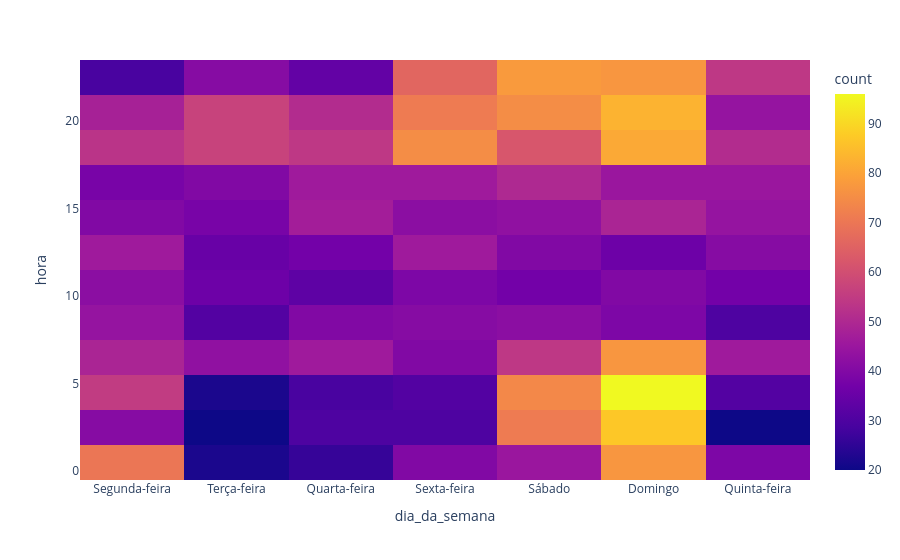

Notebook code cell kept with this figure:
### Code cell
sinistros.filter(f.col('hora').isNotNull() & (f.col('fatalidade') == 1)) \
    .select('dia_da_semana', 'hora', 'fatalidade') \
.toPandas().plot(x='dia_da_semana', y='hora', kind='density_heatmap')

### Figure 1 — Plotly figure (JSON) as saved in the notebook; plotly's stock layout.template omitted (floating-point values rounded to 4 significant figures; data arrays with more than 128 entries replaced by an {"elided": "..."} marker saying what was removed)
{"data": [{"coloraxis": "coloraxis", "hovertemplate": "dia_da_semana=%{x}<br>hora=%{y}<br>count=%{z}<extra></extra>", "name": "", "type": "histogram2d", "x": {"elided": "3977 str values"}, "xaxis": "x", "xbingroup": "x", "y": {"elided": "3977 int values"}, "yaxis": "y", "ybingroup": "y"}], "layout": {"coloraxis": {"colorbar": {"title": {"text": "count"}}, "colorscale": [[0, "#0d0887"], [0.1111, "#46039f"], [0.2222, "#7201a8"], [0.3333, "#9c179e"], [0.4444, "#bd3786"], [0.5556, "#d8576b"], [0.6667, "#ed7953"], [0.7778, "#fb9f3a"], [0.8889, "#fdca26"], [1, "#f0f921"]]}, "legend": {"tracegroupgap": 0}, "margin": {"t": 60}, "xaxis": {"anchor": "y", "domain": [0, 1], "title": {"text": "dia_da_semana"}}, "yaxis": {"anchor": "x", "domain": [0, 1], "title": {"text": "hora"}}}}
